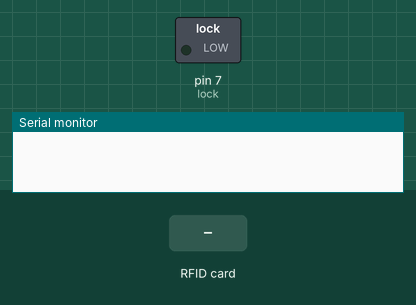
This sketch was run on a simulated Arduino Uno, built with avr-gcc and run on an emulated ATmega328P. Shown: switched loads named in the sketch (green lamp = pin HIGH), the last lines printed to the serial monitor. The inputs (shaded band) are chosen by the test bench. Pins used as bus, display or sensor lines are not drawn.

Above: at 1.2 s.
1.3 s: RFID card C5 7A C3 23 held to the reader
At 2.5 s:
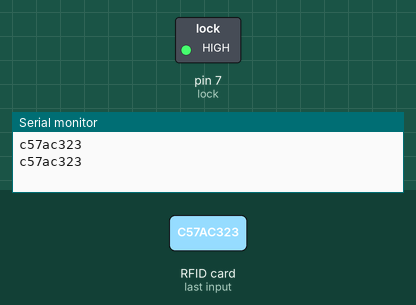
2.8 s: RFID card F9 5E E6 94 held to the reader
At 3.8 s:
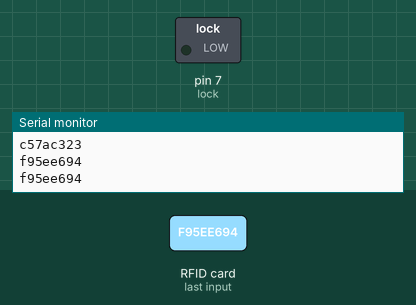
Timing chart, 0 to 5.8 s (numbered marks = the images above; inputs shaded):
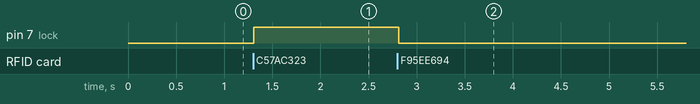

The sketch:

text4-rfid.ino
```cpp
/*
 * ----------------------------------------------------------------------------
 * This sketch uses the MFRC522 library ; see https://github.com/miguelbalboa/rfid
 * for further details and other examples.
 *
 * NOTE: The library file MFRC522.h has a lot of useful info. Please read it.
 *
 * This sketch show a simple locking mechanism using the RC522 RFID module.
 * ----------------------------------------------------------------------------
 * Typical pin layout used:
 * -----------------------------------------------------------------------------------------
 *             MFRC522      Arduino       Arduino   Arduino    Arduino          Arduino
 *             Reader/PCD   Uno           Mega      Nano v3    Leonardo/Micro   Pro Micro
 * Signal      Pin          Pin           Pin       Pin        Pin              Pin
 * -----------------------------------------------------------------------------------------
 * RST/Reset   RST          9             5         D9         RESET/ICSP-5     RST
 * SPI SS      SDA(SS)      10            53        D10        10               10
 * SPI MOSI    MOSI         11 / ICSP-4   51        D11        ICSP-4           16
 * SPI MISO    MISO         12 / ICSP-1   50        D12        ICSP-1           14
 * SPI SCK     SCK          13 / ICSP-3   52        D13        ICSP-3           15
 *
 */
#include <SPI.h>
#include <MFRC522.h>

#define RST_PIN         9           // Configurable, see typical pin layout above
#define SS_PIN          10          // Configurable, see typical pin layout above

MFRC522 mfrc522(SS_PIN, RST_PIN);   // Create MFRC522 instance.

String read_rfid;
String batxe="f95ee694";
String tacxe="c57ac323";
int lock = 7;                       // For the Card.
int lock2 = 7;                      // For the Keyfob.
/*
 * Initialize.
 */
void setup() {
    Serial.begin(9600);         // Initialize serial communications with the PC
    while (!Serial);            // Do nothing if no serial port is opened (added for Arduinos based on ATMEGA32U4)
    SPI.begin();                // Init SPI bus
    mfrc522.PCD_Init();         // Init MFRC522 card

    //Choose which lock below:
    pinMode(lock, OUTPUT);
    pinMode(lock2, OUTPUT);
}
/*
 * Helper routine to dump a byte array as hex values to Serial.
 */
void dump_byte_array(byte *buffer, byte bufferSize) {
    read_rfid="";
    for (byte i = 0; i < bufferSize; i++) {
        read_rfid=read_rfid + String(buffer[i], HEX);
    }
}

void open_lock() {
  //Use this routine when working with Relays and Solenoids etc.
  digitalWrite(lock,LOW);
}


void close_lock2() {          // You can also just use the card to shutdown your PC. This is just for those moments that you really need to shut it down quickly.
  //Use this routine when working with Relays and Solenoids etc.

}


void loop() {

      // Look for new cards
    if ( ! mfrc522.PICC_IsNewCardPresent())
        return;

    // Select one of the cards
    if ( ! mfrc522.PICC_ReadCardSerial())
        return;

    dump_byte_array(mfrc522.uid.uidByte, mfrc522.uid.size);
    Serial.println(read_rfid);
    if (read_rfid==batxe) {digitalWrite(lock,LOW);}

    Serial.println(read_rfid);
    if (read_rfid==tacxe) {digitalWrite(lock2, HIGH);}


    //Add below as many "keys" as you want
    //if (read_rfid==tacxe) {
      //also ok, open the door
    //  open_lock();
    //}
    // else not needed. Anything else is not ok, and will not open the door...
}
```

Measured:
- after the input at 1.3 s, pin 7 (lock): LOW → HIGH at once
- after the input at 2.8 s, pin 7 (lock): HIGH → LOW at once
